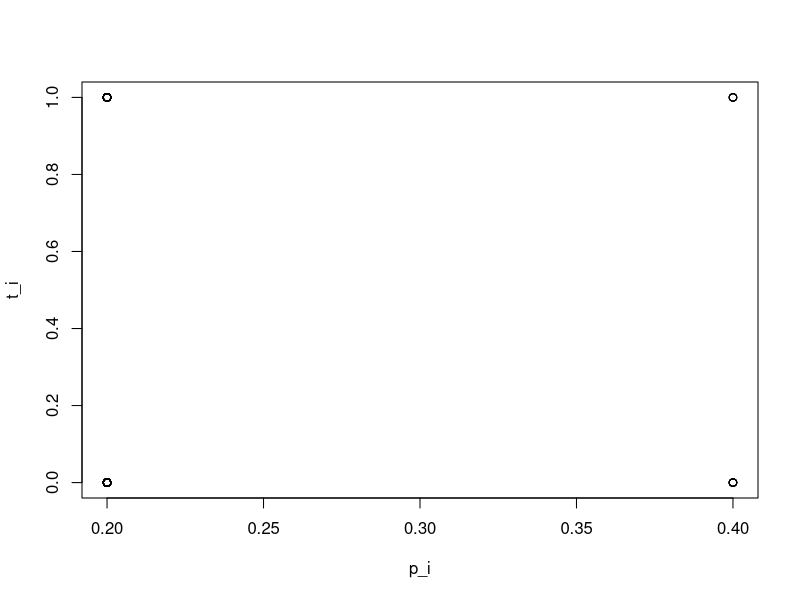

Write R code to recreate this figure. (Note: this script raises an error after producing the figure.)
## ---- chunk 1
n_i <- 300
m_i <- 0.7

p_high <- 0.4
p_low <- 0.2
p_i <- c(rep(p_high,10),rep(p_low,n_i-10))

t_i <- rbinom(n_i,1,p_i*m_i)
out.quasi <- glm(t_i ~  p_i, family = quasi(variance = "mu(1-mu)"),start = c(0.5, 0), )  
sum(out.quasi$coefficients)
summary(out.quasi, dispersion = 1)

## ---- chunk 2
plot(p_i,t_i)
curve(predict(out.quasi, data.frame(x = p_i)), add = TRUE)
